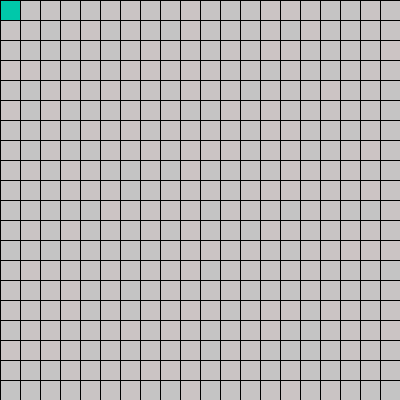
Frame 1 (no input)
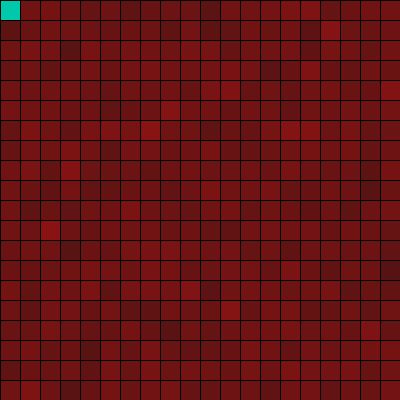
Frame 60 (the mouse pressed at the canvas centre just before this capture)
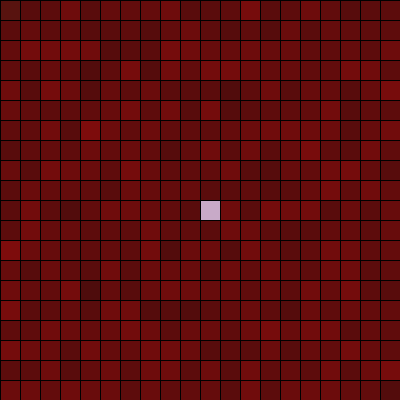
Frame 120 (the mouse held since frame 60 and released just before this capture)

The Processing sketch that drew these frames (run headless with seeded random() and noise(); from frame 60 on, the mouse is pressed at the canvas centre):

// Processing sketch: flovizc0
// ── flovizc0.pde
//Universidad del Desarrollo - Facultad de Diseño - Diseño Digital - Expresión Digital II
//Certamen I - Miércoles 13, septiembre, 2017
//Florencia Vizcaya Benítez

//c0
//En el programa a continuación podemos modificar una grilla por medio de: 
//-Seguimiento de posicionamiento del mouse (sin cursor), a base de 4 cuadrados de color verdoso. 
//-De input de mouse (el click, cambia el color del que ahora podemos llamar cursor, a un color rosado). 
//-Y de teclado; con la tecla 't', se agranda el tamaño de los cuadrados que componen la grilla, y con cualquier otra tecla, los cuadrados vuelven a su tamaño original. 
//Al mismo tiempo, el programa al no recibir input, este continúa teniendo un cambio cíclico de background aleatorio.


int tam = 20; //Declaramos el valor del tamaño .
int valor = color(0, 200, 170); //Declaramos el color correspondiente a la variable 'valor'.

void setup(){ //A continuación se declaran constantes del canvas:
  noCursor(); //Desaparece el cursos del mouse al entrar al canvas.
  size(400, 400); //Se asigna el tamaño del canvas.
  frameRate(20); //Se declaran 20 frames por segundo.
}

void draw(){ //A continuación se 'dibuja' en el canvas:
  for (int i = 0; i < 21; i++) {//Se declara i=0, y que este vaya aumentando en 1 por cada frame hasta llegar a 20.
    for (int j = 0; j < 21; j++) {//Se declara j=0, y que este vaya aumentando en 1 por cada frame hasta llegar a 20.
      int x = i*tam;//Se declara y asigna un valor a 'x', siendo el valor que tome 'i'(entre 0 y 20), multiplicado por tam=20.
      int y = j*tam;//Se declara y asigna un valor a 'y', siendo el valor que tome 'j'(entre 0 y 20), multiplicado por tam=20.
      
      if((mouseX > x - tam && mouseX < x + tam) && (mouseY > y - tam && mouseY < y + tam)){//En el caso de que la posición del mouse en 'x' sea mayor que el valor de 'x' menos 20, y además, menor que el velor de x más 20
                                                                                           //Y se cumpla también que la posición del mouse en 'y' sea mayor que el valor de 'x' menos 20, y además, menor que el valor de 'y' más 20.
        fill(valor);//Solo en el caso anterior, se rellena los cuadrados en esa posición de un color diferente al resto de la grilla (cuatro cuadrados verdosos).
      }else{//Para el resto de la grilla/canvas
        fill(random(200), 0, 0, 10);//Se mantiene un aleatorio de rojos de la escala del 1 al 200, con una transparencia de 10.
      }
      stroke(0);//La figura que se dibuja a continuación tiene un grosor de cero
      rect(x, y, tam, tam);//Se 'dibuja' una figura rectangular con posicionamiento (x, y) y un tamaño de 'tam' de ancho, por 'tam' de altura.
    }
  }
}

void keyPressed(){//En el caso de oprimir una tecla:
  if(key == 't'){//Si se oprime la tecla 't'
    tam += 20;//El tamaño de los cuadrados aumentará en 20, osea 40, por lo que caben la mitad de los cuadrados que cabían anteriormente en el canvas 
  }else{//Por otor lado, en el caso de oprimir cualquier tecla que no sea la 't'
    tam = 20;//el tamaño de los cuadrados vuelven a su valor original, o sea, 20.
  }
}
void mousePressed(){//En caso de oprimir cualquier botón del mouse:
 if (valor == color(0, 200, 170)) {//El color verdoso del cuadrado/puntero 
    valor = color(200, 170, 200);//cambia a rosado.
  } else {//En caso de volver a oprimir cualquir botón del mouse
    valor = color(0, 200, 170);//Este vuelve a su color verdoso original.
  }
}
